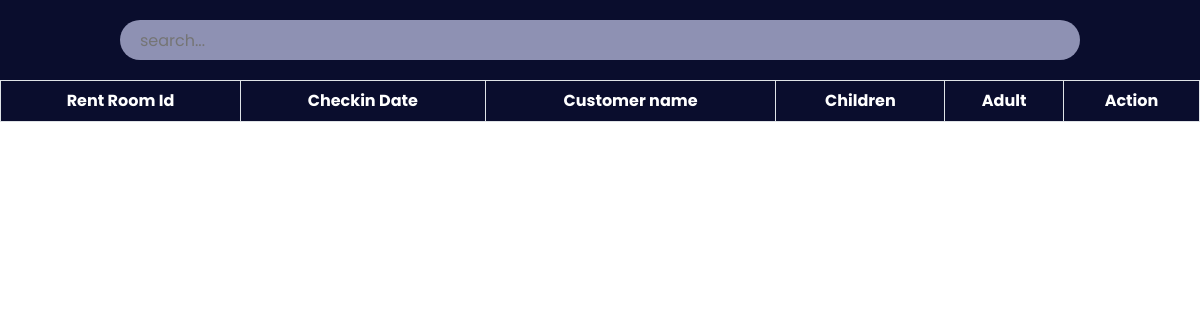
The app's page /admin/rentroom/rentroom.php, older data.
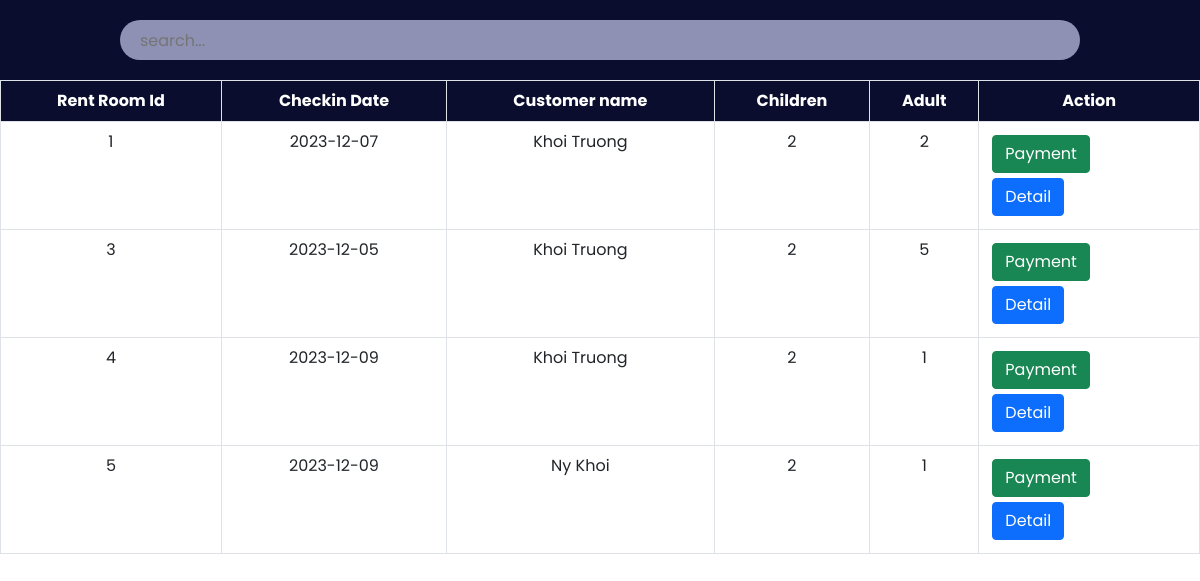
The same page, newer data.
### tables this page shows
CREATE TABLE `roomrentinfo` (
  `id` int(11) NOT NULL,
  `checkinday` date NOT NULL,
  `numberofchildren` int(11) NOT NULL,
  `numberofadult` int(11) NOT NULL,
  `book_id` int(11) NOT NULL,
  `staff_id` int(11) NOT NULL
);

CREATE TABLE `customer` (
  `id` int(11) NOT NULL,
  `name` varchar(30) NOT NULL,
  `cmnd` char(12) NOT NULL,
  `gender` tinyint(1) NOT NULL,
  `address` varchar(255) NOT NULL,
  `country` varchar(20) NOT NULL
);

### admin/rentroom/rentroom.php (the view, shortened to what this page needs)
<?php
include '../../config.php';
$sql = "SELECT roomrentinfo.id, roomrentinfo.checkinday, roomrentinfo.numberofchildren, roomrentinfo.numberofadult, customer.name
FROM roomrentinfo
JOIN roombookinfo ON roomrentinfo.book_id = roombookinfo.id
JOIN customer ON roombookinfo.customer_id = customer.id";
$reql = mysqli_query($conn, $sql);
?>
<!DOCTYPE html>
<html lang="en">
<head>
    <link href="https://cdn.jsdelivr.net/npm/bootstrap@5.0.2/dist/css/bootstrap.min.css" rel="stylesheet">
    <link rel="stylesheet" href="https://cdnjs.cloudflare.com/ajax/libs/font-awesome/6.2.0/css/all.min.css" />
    <link rel="stylesheet" href="./rentroom.css">
</head>
<body>
    <div class="searchsection">
        <input type="text" name="search_bar" id="search_bar" placeholder="search..." onkeyup="searchFun()">
    </div>
    <div class="roombooktable" class="table-responsive-xl">
        <table class="table table-bordered" id="table-data">
            <thead>
                <tr>
                    <th scope="col">Rent Room Id</th>
                    <th scope="col">Checkin Date</th>
                    <th scope="col">Customer name</th>
                    <th scope="col">Children</th>
                    <th scope="col">Adult</th>
                    <th scope="col" class="action">Action</th>
                </tr>
            </thead>
            <tbody>
                <?php
                while ($res = mysqli_fetch_array($reql)) {
                ?>
                    <tr>
                        <td><?php echo $res['id'] ?></td>
                        <td><?php echo $res['checkinday'] ?></td>
                        <td><?php echo $res['name'] ?></td>
                        <td><?php echo $res['numberofchildren'] ?></td>
                        <td><?php echo $res['numberofadult'] ?></td>
                        <td class="action">
                            <?php
                                echo "<a href='roompayment.php?id=" . $res['id'] . "'><button class='btn btn-success'>Payment</button></a>";
                            ?>
                            <a href="rentroomdetail.php?id=<?php echo $res['id'] ?>"><button class="btn btn-primary">Detail</button></a>
                        </td>
                    </tr>
                <?php
                }
                ?>
            </tbody>
        </table>
    </div>
</body>
</html>

Row changes from the older to the newer data that the page shows:
added roomrentinfo: id "1", checkinday "2023-12-07", customer.name "Khoi Truong", numberofchildren "2", numberofadult "2"
added roomrentinfo: id "3", checkinday "2023-12-05", customer.name "Khoi Truong", numberofchildren "2", numberofadult "5"
added roomrentinfo: id "4", checkinday "2023-12-09", customer.name "Khoi Truong", numberofchildren "2", numberofadult "1"
added roomrentinfo: id "5", checkinday "2023-12-09", customer.name "Ny Khoi", numberofchildren "2", numberofadult "1"
